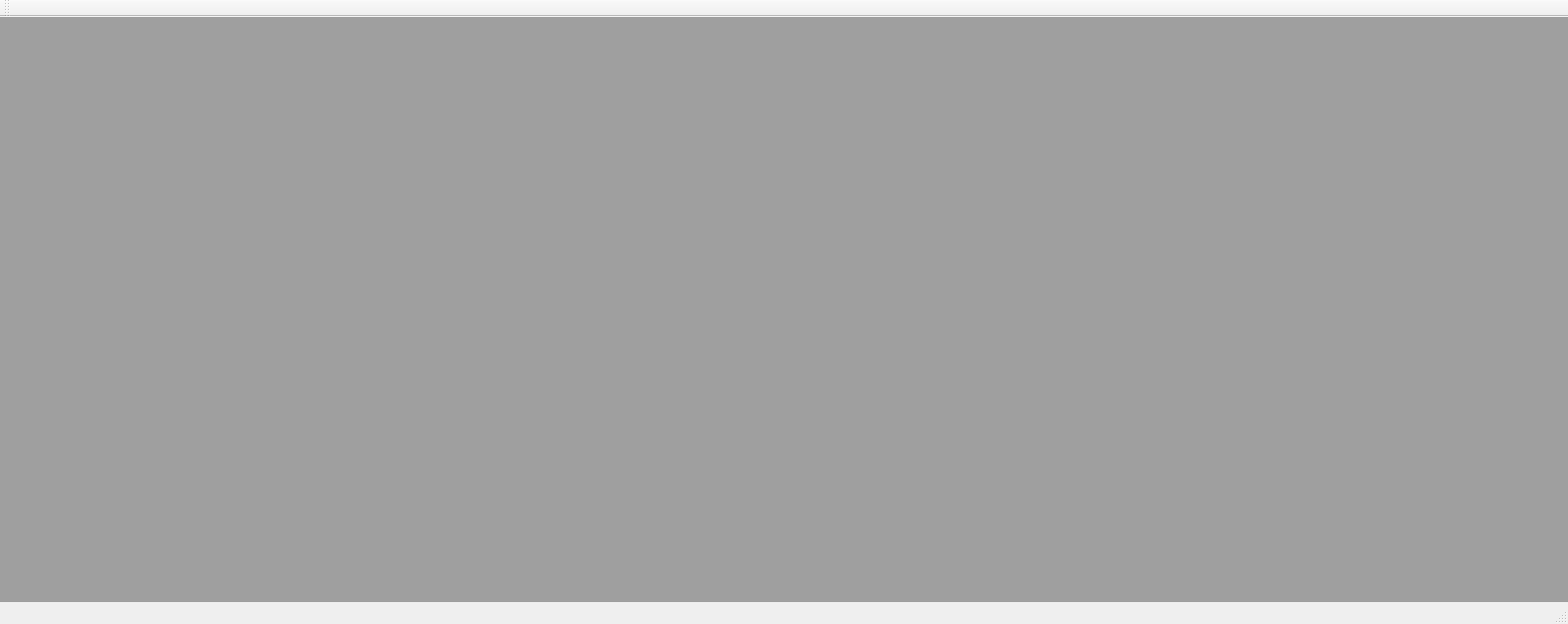
<?xml version="1.0" encoding="UTF-8"?>
<ui version="4.0">
 <class>MainWindow</class>
 <widget class="QMainWindow" name="MainWindow">
  <property name="geometry">
   <rect>
    <x>0</x>
    <y>0</y>
    <width>1571</width>
    <height>625</height>
   </rect>
  </property>
  <property name="windowTitle">
   <string>MainWindow</string>
  </property>
  <widget class="QWidget" name="centralWidget">
   <layout class="QGridLayout" name="gridLayout">
    <property name="leftMargin">
     <number>0</number>
    </property>
    <property name="topMargin">
     <number>0</number>
    </property>
    <property name="rightMargin">
     <number>0</number>
    </property>
    <property name="bottomMargin">
     <number>0</number>
    </property>
    <property name="spacing">
     <number>0</number>
    </property>
    <item row="0" column="0">
     <widget class="QMdiArea" name="mdiArea"/>
    </item>
   </layout>
  </widget>
  <widget class="QMenuBar" name="menuBar">
   <property name="geometry">
    <rect>
     <x>0</x>
     <y>0</y>
     <width>1571</width>
     <height>23</height>
    </rect>
   </property>
  </widget>
  <widget class="QToolBar" name="mainToolBar">
   <attribute name="toolBarArea">
    <enum>TopToolBarArea</enum>
   </attribute>
   <attribute name="toolBarBreak">
    <bool>false</bool>
   </attribute>
  </widget>
  <widget class="QStatusBar" name="statusBar"/>
 </widget>
 <layoutdefault spacing="6" margin="11"/>
 <resources/>
 <connections/>
</ui>
